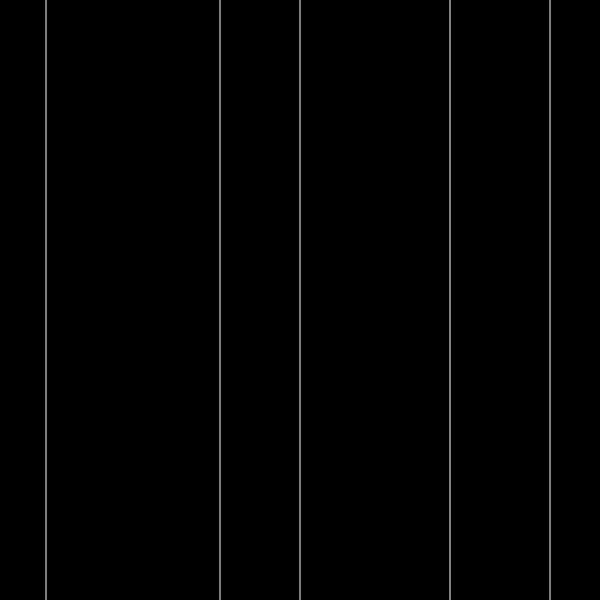
Frame 1 (no input)
Frame 60 (no input): identical to frame 1, image omitted
Frame 120 (the mouse pressed at the canvas centre since frame 60): identical to frame 1, image omitted

The p5.js sketch that drew this single still picture (run headless with seeded random() and noise() and a simulated clock; from frame 60 on, the mouse is pressed at the canvas centre):

// p5.js sketch
// ── sketch.js
//  array is a list of value elements

var numbers = [
  46,
  220,
  300,
  450,
  550
  ];

function setup() {
  createCanvas(600,600);
}

function draw() {
  background(0);
  stroke (255);
  
  //index order starts at 0
  //what if you had 100 of these though!?
  //remember for loops!
  /*
  line(numbers[0], 0, numbers[0], height);
  line(numbers[1], 0, numbers[1], height);
  line(numbers[2], 0, numbers[2], height);
  line(numbers[3], 0, numbers[3], height);
  line(numbers[4], 0, numbers[4], height);
  */
  
  // this is equivalent to the above
  
  for (var i = 0; i < 5; i++){
    line(numbers[i], 0, numbers[i], height);
  }
}

//see if you can display some words in different patterns of different colors on the screen)
